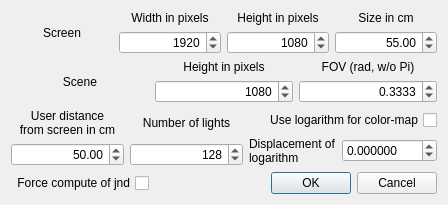
<?xml version="1.0" encoding="UTF-8"?>
<ui version="4.0">
 <class>DialogJnd1</class>
 <widget class="QDialog" name="DialogJnd1">
  <property name="geometry">
   <rect>
    <x>0</x>
    <y>0</y>
    <width>448</width>
    <height>203</height>
   </rect>
  </property>
  <property name="windowTitle">
   <string>Jnd</string>
  </property>
  <layout class="QVBoxLayout" name="verticalLayout">
   <item>
    <layout class="QHBoxLayout" name="horizontalLayout">
     <item>
      <widget class="QLabel" name="label_Screen">
       <property name="text">
        <string>Screen</string>
       </property>
       <property name="alignment">
        <set>Qt::AlignCenter</set>
       </property>
      </widget>
     </item>
     <item>
      <layout class="QVBoxLayout" name="verticalLayout_Y">
       <item>
        <widget class="QLabel" name="label_screen_width">
         <property name="text">
          <string>Width in pixels</string>
         </property>
         <property name="alignment">
          <set>Qt::AlignCenter</set>
         </property>
        </widget>
       </item>
       <item>
        <widget class="QSpinBox" name="spinBox_screenW">
         <property name="alignment">
          <set>Qt::AlignRight|Qt::AlignTrailing|Qt::AlignVCenter</set>
         </property>
         <property name="maximum">
          <number>10000</number>
         </property>
         <property name="value">
          <number>1920</number>
         </property>
        </widget>
       </item>
      </layout>
     </item>
     <item>
      <layout class="QVBoxLayout" name="verticalLayout_X">
       <item>
        <widget class="QLabel" name="label_screen_height">
         <property name="text">
          <string>Height in pixels</string>
         </property>
         <property name="alignment">
          <set>Qt::AlignCenter</set>
         </property>
        </widget>
       </item>
       <item>
        <widget class="QSpinBox" name="spinBox_screenH">
         <property name="alignment">
          <set>Qt::AlignRight|Qt::AlignTrailing|Qt::AlignVCenter</set>
         </property>
         <property name="maximum">
          <number>10000</number>
         </property>
         <property name="singleStep">
          <number>100</number>
         </property>
         <property name="value">
          <number>1080</number>
         </property>
        </widget>
       </item>
      </layout>
     </item>
     <item>
      <layout class="QVBoxLayout" name="verticalLayout_Z">
       <item>
        <widget class="QLabel" name="label_Z">
         <property name="text">
          <string>Size in cm</string>
         </property>
         <property name="alignment">
          <set>Qt::AlignCenter</set>
         </property>
        </widget>
       </item>
       <item>
        <widget class="QDoubleSpinBox" name="doubleSpinBox_screenS">
         <property name="alignment">
          <set>Qt::AlignRight|Qt::AlignTrailing|Qt::AlignVCenter</set>
         </property>
         <property name="maximum">
          <double>200.000000000000000</double>
         </property>
         <property name="value">
          <double>55.000000000000000</double>
         </property>
        </widget>
       </item>
      </layout>
     </item>
    </layout>
   </item>
   <item>
    <layout class="QHBoxLayout" name="horizontalLayout_4">
     <item>
      <widget class="QLabel" name="label_Scene">
       <property name="text">
        <string>Scene</string>
       </property>
       <property name="alignment">
        <set>Qt::AlignCenter</set>
       </property>
      </widget>
     </item>
     <item>
      <layout class="QVBoxLayout" name="verticalLayout_11">
       <item>
        <widget class="QLabel" name="label_scene_height">
         <property name="text">
          <string>Height in pixels</string>
         </property>
         <property name="alignment">
          <set>Qt::AlignCenter</set>
         </property>
        </widget>
       </item>
       <item>
        <widget class="QSpinBox" name="spinBox_sceneH">
         <property name="alignment">
          <set>Qt::AlignRight|Qt::AlignTrailing|Qt::AlignVCenter</set>
         </property>
         <property name="maximum">
          <number>10000</number>
         </property>
         <property name="value">
          <number>1080</number>
         </property>
        </widget>
       </item>
      </layout>
     </item>
     <item>
      <layout class="QVBoxLayout" name="verticalLayout_13">
       <item>
        <widget class="QLabel" name="label_scene_fov">
         <property name="text">
          <string>FOV (rad, w/o Pi)</string>
         </property>
         <property name="alignment">
          <set>Qt::AlignCenter</set>
         </property>
        </widget>
       </item>
       <item>
        <widget class="QDoubleSpinBox" name="doubleSpinBox_sceneFOV">
         <property name="alignment">
          <set>Qt::AlignRight|Qt::AlignTrailing|Qt::AlignVCenter</set>
         </property>
         <property name="decimals">
          <number>4</number>
         </property>
         <property name="maximum">
          <double>2.000000000000000</double>
         </property>
         <property name="singleStep">
          <double>0.100000000000000</double>
         </property>
         <property name="value">
          <double>0.333300000000000</double>
         </property>
        </widget>
       </item>
      </layout>
     </item>
    </layout>
   </item>
   <item>
    <layout class="QHBoxLayout" name="horizontalLayout_5">
     <item>
      <layout class="QVBoxLayout" name="verticalLayout_16">
       <item>
        <widget class="QLabel" name="label_user_dist">
         <property name="text">
          <string>User distance 
from screen in cm</string>
         </property>
         <property name="alignment">
          <set>Qt::AlignCenter</set>
         </property>
        </widget>
       </item>
       <item>
        <widget class="QDoubleSpinBox" name="doubleSpinBox_userDist">
         <property name="alignment">
          <set>Qt::AlignRight|Qt::AlignTrailing|Qt::AlignVCenter</set>
         </property>
         <property name="maximum">
          <double>1000.000000000000000</double>
         </property>
         <property name="value">
          <double>50.000000000000000</double>
         </property>
        </widget>
       </item>
      </layout>
     </item>
     <item>
      <layout class="QVBoxLayout" name="verticalLayout_17">
       <item>
        <widget class="QLabel" name="label_number_of_lights">
         <property name="text">
          <string>Number of lights</string>
         </property>
         <property name="alignment">
          <set>Qt::AlignCenter</set>
         </property>
        </widget>
       </item>
       <item>
        <widget class="QSpinBox" name="spinBox_nbLights">
         <property name="alignment">
          <set>Qt::AlignRight|Qt::AlignTrailing|Qt::AlignVCenter</set>
         </property>
         <property name="maximum">
          <number>16384</number>
         </property>
         <property name="value">
          <number>128</number>
         </property>
        </widget>
       </item>
      </layout>
     </item>
     <item>
      <layout class="QVBoxLayout" name="verticalLayout_3">
       <item>
        <widget class="QCheckBox" name="checkBox_log">
         <property name="layoutDirection">
          <enum>Qt::RightToLeft</enum>
         </property>
         <property name="autoFillBackground">
          <bool>false</bool>
         </property>
         <property name="text">
          <string>Use logarithm for color-map</string>
         </property>
         <property name="iconSize">
          <size>
           <width>0</width>
           <height>0</height>
          </size>
         </property>
         <property name="checked">
          <bool>false</bool>
         </property>
        </widget>
       </item>
       <item>
        <layout class="QHBoxLayout" name="horizontalLayout_3">
         <item>
          <widget class="QLabel" name="label_displacement">
           <property name="text">
            <string>Displacement of
logarithm</string>
           </property>
          </widget>
         </item>
         <item>
          <widget class="QDoubleSpinBox" name="doubleSpinBox_logD">
           <property name="decimals">
            <number>6</number>
           </property>
           <property name="minimum">
            <double>-100.000000000000000</double>
           </property>
           <property name="maximum">
            <double>100.000000000000000</double>
           </property>
           <property name="singleStep">
            <double>0.000500000000000</double>
           </property>
           <property name="value">
            <double>0.000000000000000</double>
           </property>
          </widget>
         </item>
        </layout>
       </item>
      </layout>
     </item>
    </layout>
   </item>
   <item>
    <layout class="QHBoxLayout" name="horizontalLayout_2">
     <item>
      <widget class="QCheckBox" name="checkBox_force">
       <property name="layoutDirection">
        <enum>Qt::RightToLeft</enum>
       </property>
       <property name="text">
        <string>Force compute of jnd</string>
       </property>
      </widget>
     </item>
     <item>
      <spacer name="horizontalSpacer">
       <property name="orientation">
        <enum>Qt::Horizontal</enum>
       </property>
       <property name="sizeHint" stdset="0">
        <size>
         <width>40</width>
         <height>20</height>
        </size>
       </property>
      </spacer>
     </item>
     <item>
      <widget class="QDialogButtonBox" name="buttonBox">
       <property name="orientation">
        <enum>Qt::Horizontal</enum>
       </property>
       <property name="standardButtons">
        <set>QDialogButtonBox::Cancel|QDialogButtonBox::Ok</set>
       </property>
      </widget>
     </item>
    </layout>
   </item>
  </layout>
 </widget>
 <resources/>
 <connections>
  <connection>
   <sender>buttonBox</sender>
   <signal>accepted()</signal>
   <receiver>DialogJnd1</receiver>
   <slot>accept()</slot>
   <hints>
    <hint type="sourcelabel">
     <x>248</x>
     <y>254</y>
    </hint>
    <hint type="destinationlabel">
     <x>157</x>
     <y>274</y>
    </hint>
   </hints>
  </connection>
  <connection>
   <sender>buttonBox</sender>
   <signal>rejected()</signal>
   <receiver>DialogJnd1</receiver>
   <slot>reject()</slot>
   <hints>
    <hint type="sourcelabel">
     <x>316</x>
     <y>260</y>
    </hint>
    <hint type="destinationlabel">
     <x>286</x>
     <y>274</y>
    </hint>
   </hints>
  </connection>
 </connections>
</ui>
